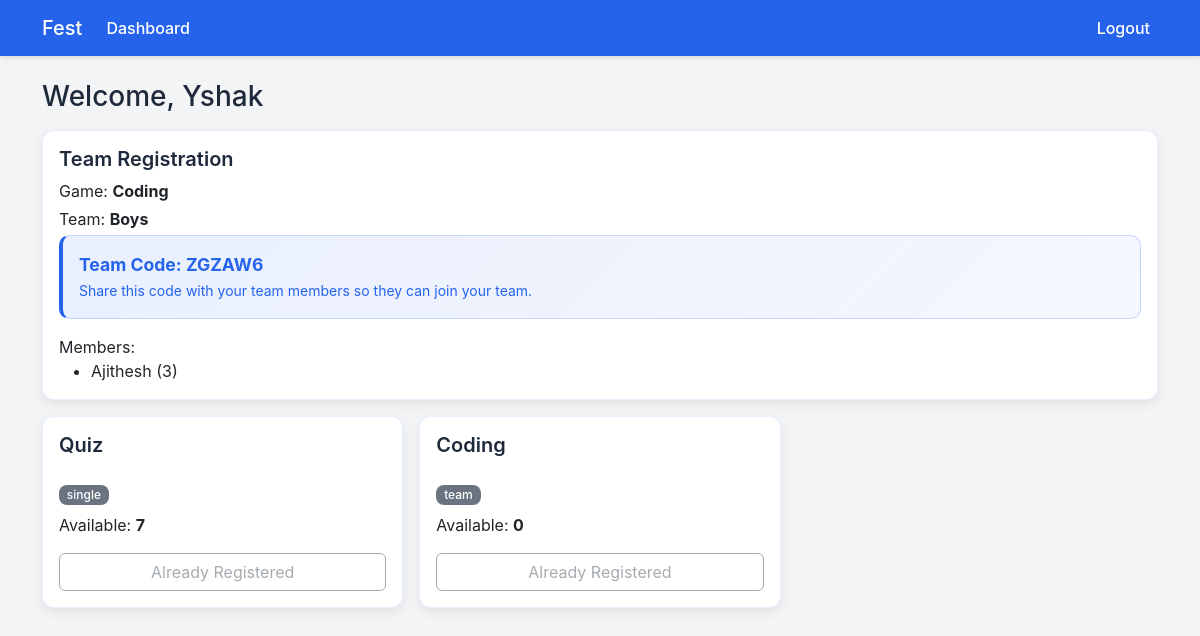
/dashboard (signed in), run on the app's committed database.
### tables this page shows
CREATE TABLE users (
                id INTEGER PRIMARY KEY AUTOINCREMENT,
                phone TEXT UNIQUE NOT NULL,
                password TEXT NOT NULL,
                name TEXT NOT NULL,
                game_id INTEGER,
                team_id INTEGER,
                is_admin INTEGER NOT NULL DEFAULT 0
            );

CREATE TABLE games (
                id INTEGER PRIMARY KEY AUTOINCREMENT,
                name TEXT NOT NULL,
                description TEXT,
                slots INTEGER NOT NULL,
                type TEXT NOT NULL CHECK(type IN ('single','team'))
            , team_size INTEGER);

CREATE TABLE teams (
                id INTEGER PRIMARY KEY AUTOINCREMENT,
                name TEXT NOT NULL,
                leader_user_id INTEGER NOT NULL,
                game_id INTEGER NOT NULL
            , team_code TEXT);

### app.py (the view)
    @app.route('/dashboard')
    def dashboard():
        user = fetch_current_user()
        if not user:
            return redirect(url_for('login'))
        games = g.db.execute('SELECT * FROM games ORDER BY id').fetchall()
        registration: Dict[str, Any] = {}
        if user['game_id']:
            game = g.db.execute('SELECT * FROM games WHERE id = ?', (user['game_id'],)).fetchone()
            if game['type'] == 'single':
                registration = {'type': 'single', 'game': game}
            else:
                team = g.db.execute('SELECT * FROM teams WHERE id = ?', (user['team_id'],)).fetchone()
                members = g.db.execute(
                    'SELECT u.* FROM team_members tm JOIN users u ON u.id = tm.user_id WHERE tm.team_id = ? ORDER BY u.name',
                    (team['id'],),
                ).fetchall()
                registration = {'type': 'team', 'game': game, 'team': team, 'members': members}
        games_with_slots: List[sqlite3.Row] = []
        for g_row in games:
            available = get_available_slots(g_row['id'])
            record = dict(g_row)
            record['available'] = available
            games_with_slots.append(record)  # type: ignore[arg-type]
        return render_template('dashboard.html', user=user, games=games_with_slots, registration=registration)

### app.py (called while the page is built)
def get_db() -> sqlite3.Connection:
    conn = sqlite3.connect(DATABASE_PATH)
    conn.row_factory = sqlite3.Row
    return conn

def fetch_current_user() -> Optional[sqlite3.Row]:
    user_id = session.get('user_id')
    if not user_id:
        return None
    row = g.db.execute('SELECT * FROM users WHERE id = ?', (user_id,)).fetchone()
    return row

def get_available_slots(game_id: int) -> int:
    game = g.db.execute('SELECT * FROM games WHERE id = ?', (game_id,)).fetchone()
    if not game:
        return 0
    if game['type'] == 'single':
        registered = g.db.execute('SELECT COUNT(1) FROM users WHERE game_id = ? AND (team_id IS NULL)', (game_id,)).fetchone()[0]
        return max(0, int(game['slots']) - int(registered))
    teams = g.db.execute('SELECT COUNT(1) FROM teams WHERE game_id = ?', (game_id,)).fetchone()[0]
    return max(0, int(game['slots']) - int(teams))

### templates/dashboard.html (shortened to what this page needs)
{% extends 'base.html' %}
{% block content %}
<h3 class="mb-3">Welcome, {{ user['name'] }}</h3>
{% if registration and registration.type == 'single' %}
  <div class="alert alert-info">You are registered for <strong>{{ registration.game.name }}</strong>.</div>
{% elif registration and registration.type == 'team' %}
  <div class="card mb-3 clear-box">
    <div class="card-body">
      <h5 class="card-title">Team Registration</h5>
      <p class="mb-1">Game: <strong>{{ registration.game.name }}</strong></p>
      <p class="mb-1">Team: <strong>{{ registration.team.name }}</strong></p>
      {% if registration.team.leader_user_id == user.id %}
        <div class="alert alert-info">
          <strong>Team Code: {{ registration.team.team_code }}</strong><br>
          <small>Share this code with your team members so they can join your team.</small>
        </div>
      {% endif %}
      <p class="mb-0">Members:</p>
      <ul class="mb-0">
        {% for m in registration.members %}
          <li>{{ m.name }} ({{ m.phone }})</li>
        {% endfor %}
      </ul>
    </div>
  </div>
{% endif %}
<div class="row g-3">
  {% for game in games %}
  <div class="col-md-6 col-lg-4">
    <div class="card h-100 clear-box">
      <div class="card-body d-flex flex-column">
        <h5 class="card-title">{{ game.name }}</h5>
        <p class="mb-2"><span class="badge bg-secondary">{{ game.type }}</span></p>
        <p class="mb-3">Available: <strong>{{ game.available }}</strong></p>
        {% if not registration and not user['is_admin'] %}
          {% if game.type == 'single' %}
            <form method="post" action="{{ url_for('register_single', game_id=game.id) }}" class="mt-auto">
              <button class="btn btn-warning w-100" {% if game.available == 0 %}disabled{% endif %}>Register</button>
            </form>
          {% else %}
            <a href="{{ url_for('team_register', game_id=game.id) }}" class="btn btn-warning mt-auto {% if game.available == 0 %}disabled{% endif %}">Register Team</a>
          {% endif %}
        {% elif user['is_admin'] %}
          <button class="btn btn-outline-secondary mt-auto" disabled>Admin cannot register</button>
        {% else %}
          <button class="btn btn-outline-secondary mt-auto" disabled>Already Registered</button>
        {% endif %}
      </div>
    </div>
  </div>
  {% endfor %}
{% endblock %}

### templates/base.html (shortened to what this page needs)
<!doctype html>
<html lang="en">
  <head>
    <link href="https://cdn.jsdelivr.net/npm/bootstrap@5.3.3/dist/css/bootstrap.min.css" rel="stylesheet">
    <link href="https://cdnjs.cloudflare.com/ajax/libs/font-awesome/6.4.0/css/all.min.css" rel="stylesheet">
    <link href="{{ url_for('static', filename='css/style.css') }}" rel="stylesheet">
  </head>
  <body>
    <nav class="navbar navbar-expand-lg navbar-dark bg-dark mb-4">
      <div class="container">
        <a class="navbar-brand" href="{{ url_for('dashboard') }}">Fest</a>
        <div class="collapse navbar-collapse" id="navbarsExample">
          <ul class="navbar-nav me-auto mb-2 mb-lg-0">
            {% if session.get('user_id') %}
            <li class="nav-item"><a class="nav-link" href="{{ url_for('dashboard') }}">Dashboard</a></li>
            {% endif %}
          </ul>
          <ul class="navbar-nav">
            {% if session.get('user_id') %}
            <li class="nav-item"><a class="nav-link" href="{{ url_for('logout') }}">Logout</a></li>
            {% else %}
            <li class="nav-item"><a class="nav-link" href="{{ url_for('login') }}">Sign in</a></li>
            {% endif %}
          </ul>
        </div>
      </div>
    </nav>
    <main class="container mb-5">
      {% block content %}{% endblock %}
    </main>
  </body>
  </html>

### static/css/style.css (style rules this page uses)
:root { --primary-blue: #2563EB; --primary-orange: #F97316; --light-gray: #F3F4F6; --dark-slate: #1E293B; --white: #FFFFFF; --success-green: #22C55E; --error-red: #EF4444; }
body { background: var(--light-gray); color: var(--dark-slate); font-family: -apple-system, BlinkMacSystemFont, 'Segoe UI', Roboto, sans-serif; }
.navbar { background-color: var(--primary-blue) !important; box-shadow: 0 2px 4px rgba(0,0,0,0.1); }
.navbar-brand, .navbar-nav .nav-link { color: var(--white) !important; font-weight: 500; }
.card { border: 0; box-shadow: 0 2px 8px rgba(0,0,0,0.08); border-radius: 12px; }
.card .card-title { font-weight: 600; color: var(--dark-slate); }
.clear-box { background: var(--white); border: 1px solid rgba(37, 99, 235, 0.1); border-radius: 12px; box-shadow: 0 2px 8px rgba(0,0,0,0.06); }
.badge { border-radius: 8px; font-weight: 500; }
.badge.bg-secondary { background-color: #6b7280 !important; }
.alert-info { background-color: rgba(37, 99, 235, 0.1); border-color: rgba(37, 99, 235, 0.2); color: var(--primary-blue); border-radius: 10px; }
.alert-info strong { color: var(--primary-blue); font-size: 1.1em; }
.alert-info { background: linear-gradient(135deg, rgba(37, 99, 235, 0.1), rgba(37, 99, 235, 0.05)); border-left: 4px solid var(--primary-blue); }
.clear-box { box-shadow: 0 4px 12px rgba(0,0,0,0.08); }
.btn:disabled { cursor: not-allowed; opacity: 0.6; }

### data on the page
users: name "Yshak"
games: game.name "Coding", name "Coding", type "team", available "0"
teams: team.name "Boys", team.team_code "ZGZAW6"
users: name "Ajithesh", phone "3"
games: name "Quiz", type "single", available "7"
